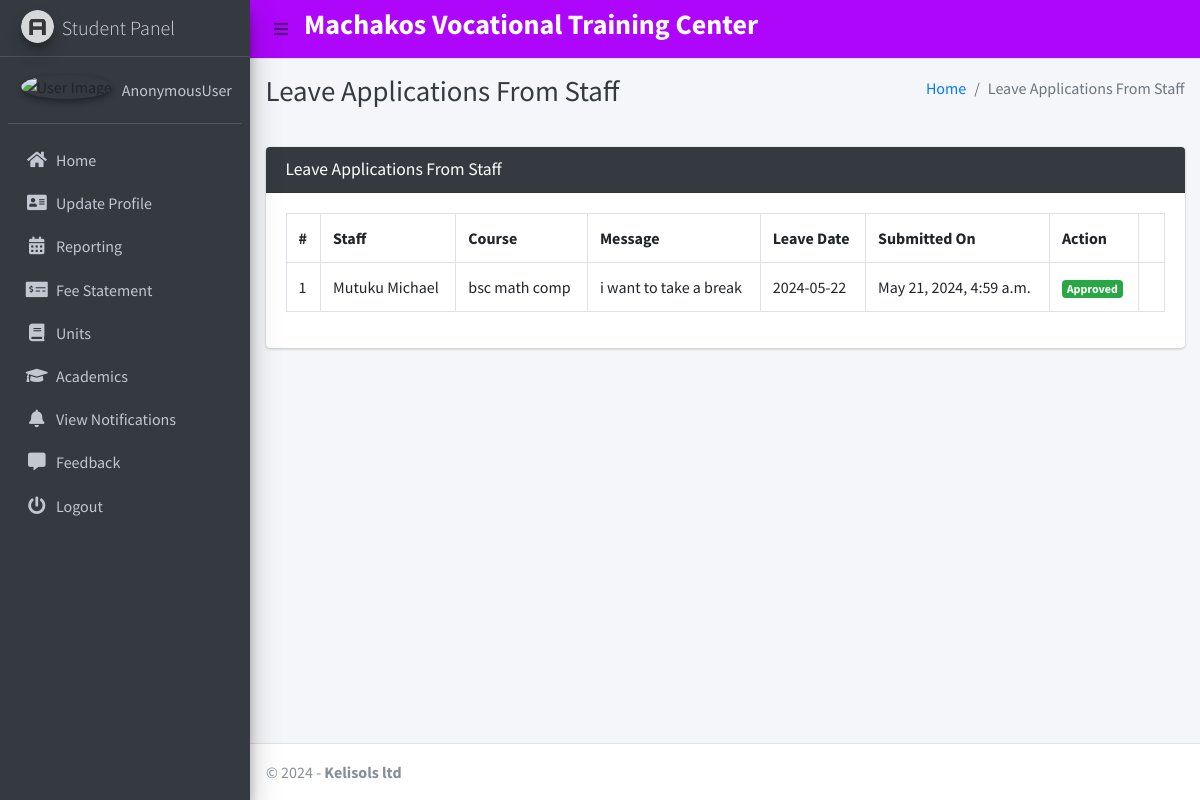
Page /staff/view/leave/ on the committed database.
### main_app/models.py (models this page shows, shortened)
class LeaveReportStaff(models.Model):
    staff = models.ForeignKey(Staff, on_delete=models.CASCADE)
    date = models.CharField(max_length=60)
    message = models.TextField()
    status = models.SmallIntegerField(default=0)
    created_at = models.DateTimeField(auto_now_add=True)
    updated_at = models.DateTimeField(auto_now=True)

class Staff(models.Model):
    course = models.ForeignKey(Course, on_delete=models.DO_NOTHING, null=True, blank=False)
    admin = models.OneToOneField(CustomUser, on_delete=models.CASCADE)
    def __str__(self):
        return self.admin.last_name + " " + self.admin.first_name

class CustomUser(AbstractUser):
    USER_TYPE = ((1, "HOD"), (2, "Staff"), (3, "Student"))
    GENDER = [("M", "Male"), ("F", "Female")]
    username = None  # Removed username, using email instead
    email = models.EmailField(unique=True)
    user_type = models.CharField(default=1, choices=USER_TYPE, max_length=1)
    gender = models.CharField(max_length=1, choices=GENDER)
    profile_pic = models.ImageField()
    address = models.TextField()
    fcm_token = models.TextField(default="")  # For firebase notifications
    created_at = models.DateTimeField(auto_now_add=True)
    updated_at = models.DateTimeField(auto_now=True)
    USERNAME_FIELD = "email"
    REQUIRED_FIELDS = []
    objects = CustomUserManager()

class Course(models.Model):
    name = models.CharField(max_length=120)
    created_at = models.DateTimeField(auto_now_add=True)
    updated_at = models.DateTimeField(auto_now=True)
    def __str__(self):
        return self.name

### main_app/hod_views.py (the view, shortened to what this page needs)
# urls.py: path("staff/view/leave/", hod_views.view_staff_leave, name="view_staff_leave",),
@csrf_exempt
def view_staff_leave(request):
    if request.method != 'POST':
        allLeave = LeaveReportStaff.objects.all()
        context = {
            'allLeave': allLeave,
            'page_title': 'Leave Applications From Staff'
        }
        return render(request, "hod_template/staff_leave_view.html", context)

### main_app/templates/hod_template/staff_leave_view.html (shortened to what this page needs)
{% extends 'main_app/base.html' %}
{% load static %}
{% block page_title %}{{page_title}}{% endblock page_title %}
{% block content %}
<section class="content">
    <div class="container-fluid">
        <div class="row">
            <div class="col-md-12">
                <div class="card card-dark">
                    <div class="card-header">
                        <h3 class="card-title">{{page_title}}</h3>
                    </div>
                    <div class="table card-body">
                        <table class="table table-bordered table-hover">
                            <tr>
                                <th>#</th>
                                <th>Staff</th>
                                <th>Course</th>
                                <th>Message</th>
                                <th>Leave Date</th>
                                <th>Submitted On</th>
                                <th>Action</th>
                            </tr>
                            {% for leave in  allLeave %}
                              <tr>
                                  <td>{{forloop.counter}}</td>
                                  <td>{{leave.staff}}</td>
                                  <td>{{leave.staff.course}}</td>
                                  <td>{{leave.message}}</td>
                                  <td>{{leave.date}}</td>
                                  <td>{{leave.created_at}}</td>
                                      {% if leave.status == 0 %}
                                           <td> <button data-toggle = "modal" data-target = "#reply_modal" value="{{leave.id}}" class="btn btn-success reply_open_modal">Reply</button>
{% elif leave.status == -1 %}
<td><span  class='badge badge-danger'>Rejected</span></td>
{% else %}
<td><span  class='badge badge-success'>Approved</span></td>
                                            <td>{{feedback.updated_at}}</td>
                                      {% endif %}
                              </tr>
                            {% endfor %}
                        </table>
                    </div>
                    </div>
            </div>
        </div>
    </div>
</section>
{% endblock content %}

### rows in the picture
LeaveReportStaff: staff "Mutuku Michael", staff.course "bsc math comp", message "i want to take a break", date "2024-05-22", created_at "May 21, 2024, 4:59 a.m."

### other values in the picture
{{ user }} "AnonymousUser"
{{ page_title }} "Leave Applications From Staff"
